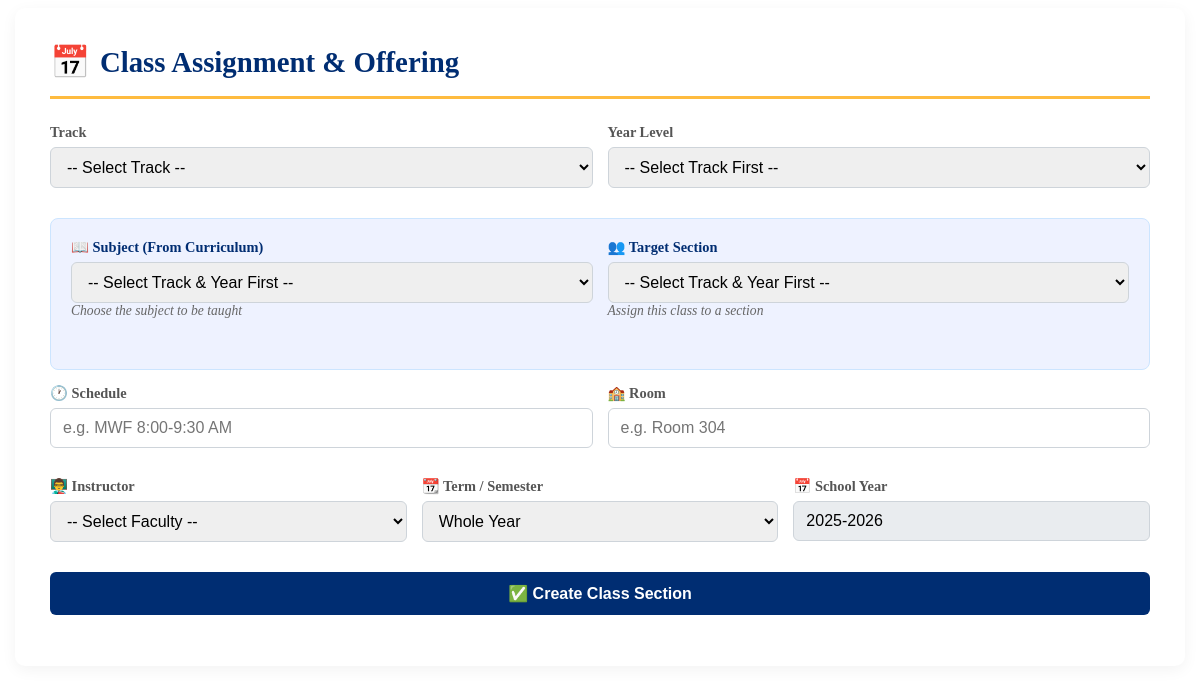
/admin/class_offering.php (signed in), run on an earlier commit of the app's database.
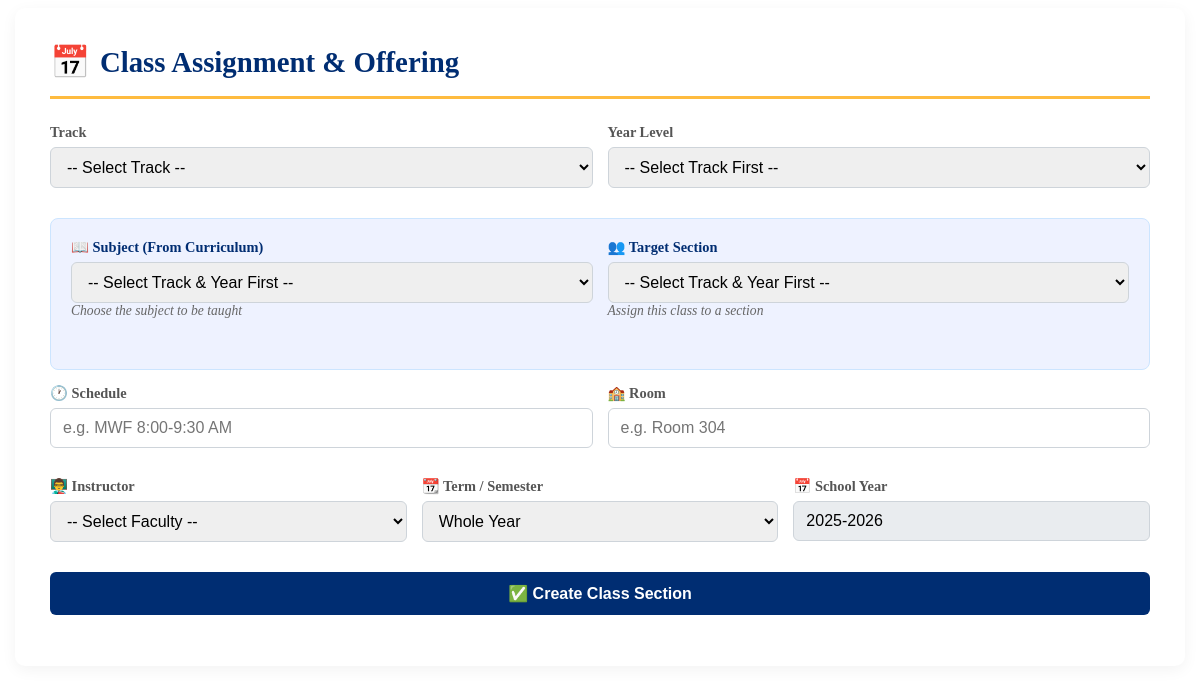
And on a later commit of the database.
### tables this page shows
CREATE TABLE `school_settings` (
  `id` int(11) NOT NULL,
  `current_year` varchar(10) NOT NULL,
  `enrollment_status` enum('Open','Closed') DEFAULT 'Open',
  `active_quarter` int(11) DEFAULT 1
);

### admin/class_offering.php (the view, shortened to what this page needs)
<?php
$pdo = new PDO("mysql:host=localhost;dbname=portal;charset=utf8mb4", "root", "");
$pdo->setAttribute(PDO::ATTR_ERRMODE, PDO::ERRMODE_EXCEPTION);
$config = $pdo->query("SELECT current_year FROM school_settings LIMIT 1")->fetch();
$current_sy = $config['current_year'] ?? '2025-2026';
?>
<div class="form-card">
    <h2 class="page-title">Class Assignment & Offering</h2>
    <form method="POST" onsubmit="event.preventDefault(); submitForm(this, 'class_offering.php');">
        <div class="form-grid-2">
            <div class="form-group">
                <label>Track</label>
                <select name="track" id="sel_track" onchange="resetYear(); filterOptions()" required>
                    <option value="">-- Select Track --</option>
                </select>
            </div>
            <div class="form-group">
                <label>Year Level</label>
                <select name="year_level" id="sel_year" onchange="filterOptions()" required>
                    <option value="">-- Select Track First --</option>
                </select>
            </div>
        </div>
        <div class="highlight-section">
            <div class="form-grid-2">
                <div class="form-group">
                    <label>📖 Subject (From Curriculum)</label>
                    <select name="subject_id" id="sel_subject" required>
                        <option value="">-- Select Track & Year First --</option>
                    </select>
                    <small class="info-text">Choose the subject to be taught</small>
                </div>
                <div class="form-group">
                    <label>👥 Target Section</label>
                    <select name="section_id" id="sel_section" required>
                        <option value="">-- Select Track & Year First --</option>
                    </select>
                    <small class="info-text">Assign this class to a section</small>
                </div>
            </div>
        </div>
        <div class="form-grid-2">
            <div class="form-group">
                <label>🕐 Schedule</label>
                <input type="text" name="schedule" placeholder="e.g. MWF 8:00-9:30 AM" required>
            </div>
            <div class="form-group">
                <label>🏫 Room</label>
                <input type="text" name="room" placeholder="e.g. Room 304" required>
            </div>
        </div>
        <div class="form-grid-3">
            <div class="form-group">
                <label>👨‍🏫 Instructor</label>
                <select name="instructor_id" required>
                    <option value="">-- Select Faculty --</option>
                </select>
            </div>
            <div class="form-group">
                <label>📆 Term / Semester</label>
                <select name="semester" id="sel_term" required>
                    <option value="Whole Year">Whole Year</option>
                </select>
            </div>
            <div class="form-group">
                <label>📅 School Year</label>
                <input type="text" name="school_year" value="<?php echo htmlspecialchars($current_sy); ?>" readonly>
            </div>
        </div>
        <button type="submit" class="btn-save">✅ Create Class Section</button>
    </form>
</div>

What changed in the data, as far as the page shows it:
removed school_settings: school_year "2025-2026"
Also different on the page:
form field school_year: (not shown) → "2025-2026"
